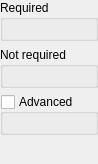
         <widget class="QWidget" name="scrollAreaWidgetContents_advance">
          <property name="geometry">
           <rect>
            <x>0</x>
            <y>0</y>
            <width>98</width>
            <height>164</height>
           </rect>
          </property>
          <property name="sizePolicy">
           <sizepolicy hsizetype="Preferred" vsizetype="Fixed">
            <horstretch>0</horstretch>
            <verstretch>0</verstretch>
           </sizepolicy>
          </property>
          <layout class="QVBoxLayout" name="verticalLayout_27">
           <property name="leftMargin">
            <number>0</number>
           </property>
           <property name="topMargin">
            <number>0</number>
           </property>
           <property name="rightMargin">
            <number>0</number>
           </property>
           <property name="bottomMargin">
            <number>0</number>
           </property>
           <item>
            <widget class="QGroupBox" name="groupBox_required">
             <property name="title">
              <string>Required</string>
             </property>
             <layout class="QVBoxLayout" name="verticalLayout_26"/>
            </widget>
           </item>
           <item>
            <widget class="QGroupBox" name="groupBox_not_required">
             <property name="title">
              <string>Not required</string>
             </property>
             <layout class="QVBoxLayout" name="verticalLayout_29"/>
            </widget>
           </item>
           <item>
            <widget class="QGroupBox" name="groupBox_advanced">
             <property name="title">
              <string>Advanced</string>
             </property>
             <property name="flat">
              <bool>true</bool>
             </property>
             <property name="checkable">
              <bool>true</bool>
             </property>
             <property name="checked">
              <bool>false</bool>
             </property>
             <layout class="QVBoxLayout" name="verticalLayout_28"/>
            </widget>
           </item>
           <item>
            <spacer name="verticalSpacer_11">
             <property name="orientation">
              <enum>Qt::Orientation::Vertical</enum>
             </property>
             <property name="sizeHint" stdset="0">
              <size>
               <width>20</width>
               <height>40</height>
              </size>
             </property>
            </spacer>
           </item>
          </layout>
         </widget>
